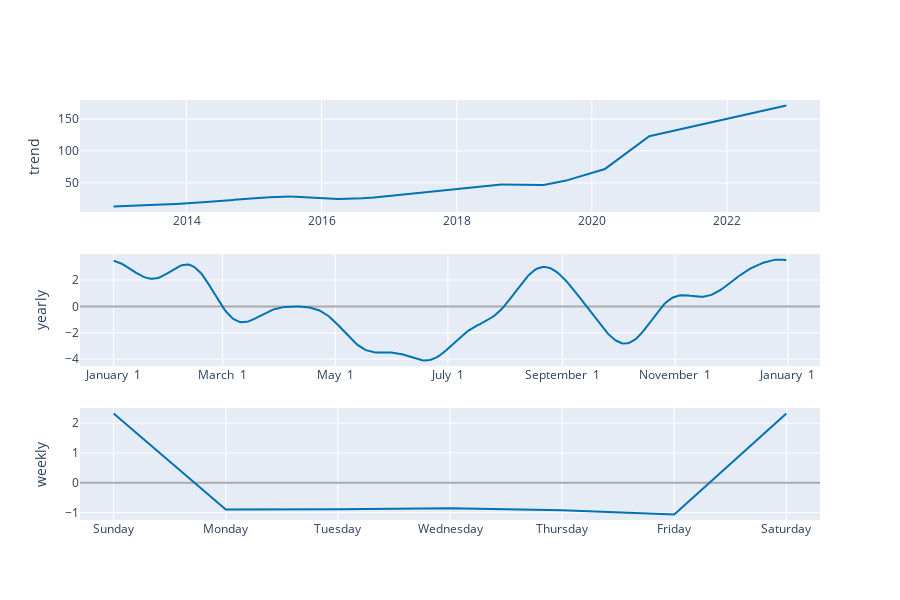

Write notebook code for a chart like this one.
### Code cell
plot_components_plotly(model_p, pred_p)

### Figure 1 — Plotly figure (JSON) as saved in the notebook; plotly's stock layout.template omitted (floating-point values rounded to 4 significant figures; data arrays with more than 128 entries replaced by an {"elided": "..."} marker saying what was removed)
{"data": [{"line": {"color": "#0072B2", "width": 2}, "mode": "lines", "name": "trend", "type": "scatter", "x": {"elided": "2518 str values"}, "xaxis": "x", "y": {"elided": "2518 float values"}, "yaxis": "y"}, {"line": {"color": "#0072B2", "width": 2}, "mode": "lines", "name": "yearly", "type": "scatter", "x": {"elided": "365 str values"}, "xaxis": "x2", "y": {"elided": "365 float values"}, "yaxis": "y2"}, {"line": {"color": "#0072B2", "width": 2}, "mode": "lines", "name": "weekly", "type": "scatter", "x": ["2017-01-01T00:00:00", "2017-01-02T00:00:00", "2017-01-03T00:00:00", "2017-01-04T00:00:00", "2017-01-05T00:00:00", "2017-01-06T00:00:00", "2017-01-07T00:00:00"], "xaxis": "x3", "y": [2.321, -0.8981, -0.8909, -0.8593, -0.9292, -1.065, 2.321], "yaxis": "y3"}], "layout": {"height": 600, "showlegend": false, "width": 900, "xaxis": {"anchor": "y", "domain": [0, 1], "range": ["2012-06-04T03:36:00", "2023-05-18T20:24:00"], "type": "date"}, "xaxis2": {"anchor": "y2", "domain": [0, 1], "range": ["2016-12-13T18:54:02.958904115", "2018-01-18T11:04:57.863013581"], "tickformat": "%B %e", "type": "date"}, "xaxis3": {"anchor": "y3", "domain": [0, 1], "range": ["2016-12-31T16:48:00", "2017-01-07T07:12:00"], "tickformat": "%A", "type": "date"}, "yaxis": {"anchor": "x", "domain": [0.7333, 1], "rangemode": "normal", "title": {"text": "trend"}, "zerolinecolor": "#AAA"}, "yaxis2": {"anchor": "x2", "domain": [0.3667, 0.6333], "title": {"text": "yearly"}, "zerolinecolor": "#AAA"}, "yaxis3": {"anchor": "x3", "domain": [0, 0.2667], "title": {"text": "weekly"}, "zerolinecolor": "#AAA"}}}
